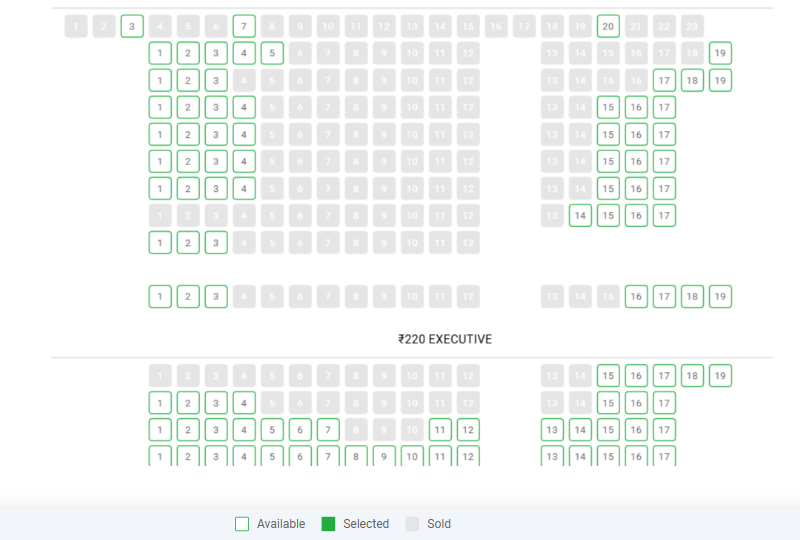
#> input picture Cinepolis_Centre_Square_Kochi_seatmap.png, 800 x 540 px
$ python -i poly.py   (imports and definitions only)
#> lines starting #> are read from the running program, lines starting #| are printed output that depends on the picture; after the words box and inside, x2 and y2 are one past the last pixel; in counts of white or black regions, pixels touching at a corner belong together
import time
from datetime import datetime
from playwright.sync_api import sync_playwright, TimeoutError
import cv2
import numpy as np
import csv
import os

# --- Configuration ---
URLS = [
    "https://in.bookmyshow.com/cinemas/kochi/vanitha-cineplex-rgb-laser-4k-3d-atmos-edappally/buytickets/VMHE/20251005",
    "https://in.bookmyshow.com/cinemas/kochi/four-star-movies-manjapra-angamaly/buytickets/FSMA/20251005",
    "https://in.bookmyshow.com/cinemas/kochi/pvr-forum-mall-kochi/buytickets/PVMF/20251005"
]

CSV_FILE = "bms_seatdata.csv"
INTERVAL_HOURS = 2.5  # Run every 2.5 hours
SCREENSHOT_DIR = "screenshots"

# --- Initialize folders and CSV ---
# [6 lines not run here, left out]

# --- Green seat detection ---
def analyze_seats(image_path, show_preview=False):
    """Detect green seats in screenshot."""
#> called with show_preview = False
    img = cv2.imread(image_path)
#> img is the input picture: shape (540, 800, 3); mean B, G, R 245.5, 247.4, 244.5
    hsv = cv2.cvtColor(img, cv2.COLOR_BGR2HSV)
#> hsv: shape (540, 800, 3); mean H, S, V 10.1, 3.7, 247.6
    lower_green = np.array([35, 0, 0])
    upper_green = np.array([90, 250, 250])
    mask = cv2.inRange(hsv, lower_green, upper_green)
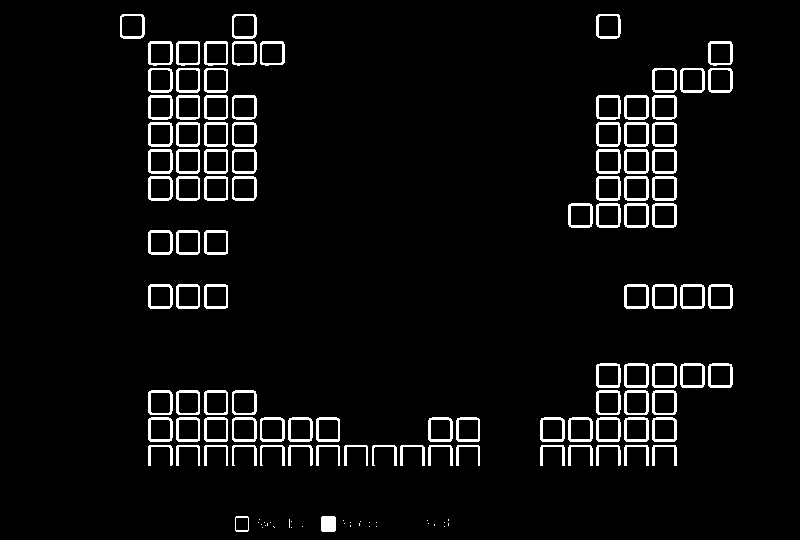
#> mask: shape (540, 800); 5.2% white; 132 white regions (30 under 20 px), largest, box (x1, y1, x2, y2) and area: (652, 149, 677, 174) 248, (624, 122, 649, 147) 247, (624, 149, 649, 174) 247
    kernel = np.ones((3, 3), np.uint8)
    mask = cv2.morphologyEx(mask, cv2.MORPH_OPEN, kernel)
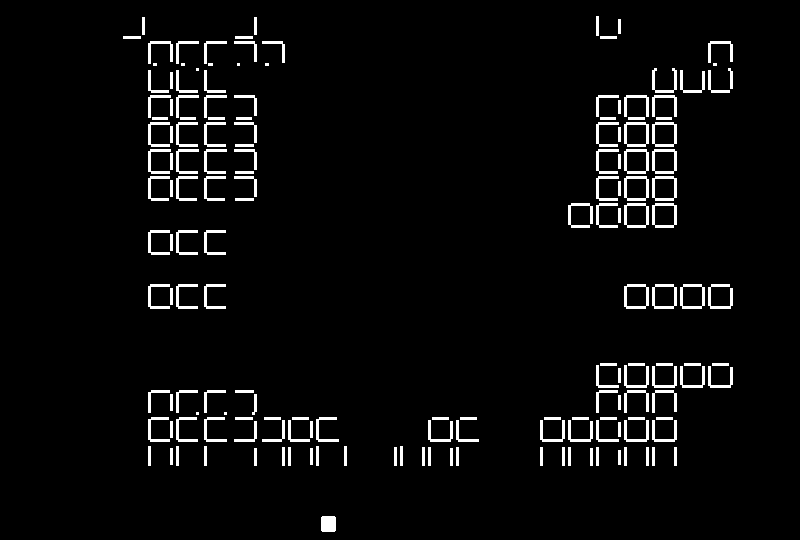
#> mask: shape (540, 800); 4.1% white; 168 white regions (9 under 20 px), largest, box (x1, y1, x2, y2) and area: (652, 149, 677, 174) 238, (624, 122, 649, 147) 236, (624, 149, 649, 174) 236
    mask = cv2.morphologyEx(mask, cv2.MORPH_CLOSE, kernel)
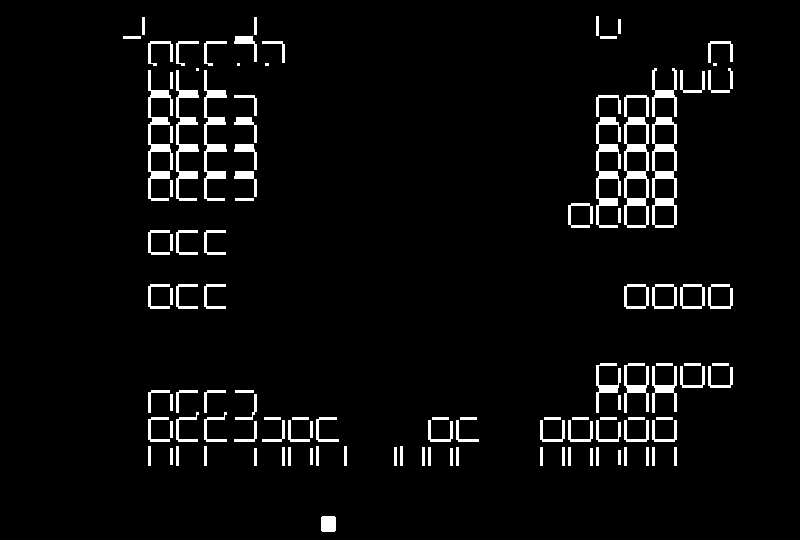
#> mask: shape (540, 800); 4.4% white; 117 white regions (4 under 20 px)
    contours, _ = cv2.findContours(mask, cv2.RETR_EXTERNAL, cv2.CHAIN_APPROX_SIMPLE)
#> contours = 117 contours, 4 with area under 20; largest, box (x1, y1, x2, y2) and area: (624, 117, 649, 228) 2440, (652, 117, 677, 228) 2435, (148, 70, 173, 201) 808, (596, 117, 621, 228) 786, (204, 70, 227, 201) 752
    green_count = len(contours)
#> green_count = 117

    if show_preview:
        vis = img.copy()
        cv2.drawContours(vis, contours, -1, (0, 255, 0), 2)
        cv2.imshow("Detected Green Seats", vis)
        cv2.imshow("Mask", mask)
        cv2.waitKey(1000)
        cv2.destroyAllWindows()

    return 300 - int(green_count + (green_count / 2))

# --- Main scraping function ---
# [105 lines left out: function run_scraper, not called in this run]

# --- Infinite Loop (every 2.5 hours) ---
# [8 lines not run here, left out]

>>> result = analyze_seats('Cinepolis_Centre_Square_Kochi_seatmap.png')
#> result = 125

$ run again, on Four_Star_Movies_Manjapra_Angamaly_showtime_3.png
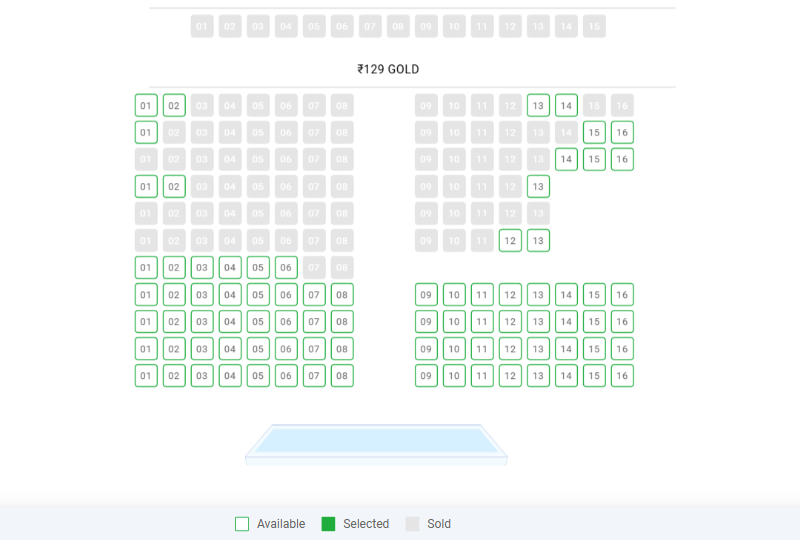
#> input picture Four_Star_Movies_Manjapra_Angamaly_showtime_3.png, 800 x 540 px
#> in analyze_seats, img is the input picture: shape (540, 800, 3); mean B, G, R 247.6, 249, 246
#> hsv: shape (540, 800, 3); mean H, S, V 12, 4.1, 249.5
#> in analyze_seats, `mask = cv2.inRange(hsv, lower_green, upper_green)`:
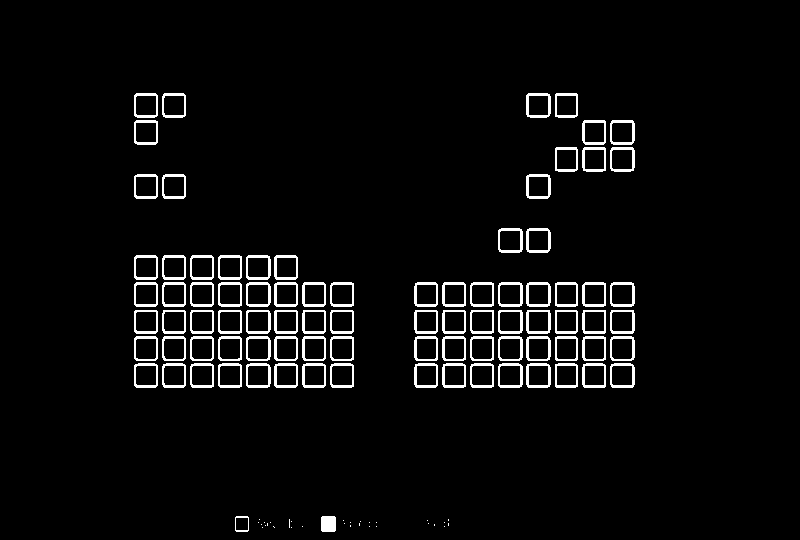
#> mask: shape (540, 800); 4.2% white; 117 white regions (30 under 20 px), largest, box (x1, y1, x2, y2) and area: (526, 93, 551, 118) 242, (526, 174, 551, 199) 242, (526, 282, 551, 307) 241
#> in analyze_seats, `mask = cv2.morphologyEx(mask, cv2.MORPH_CLOSE, kernel)`:
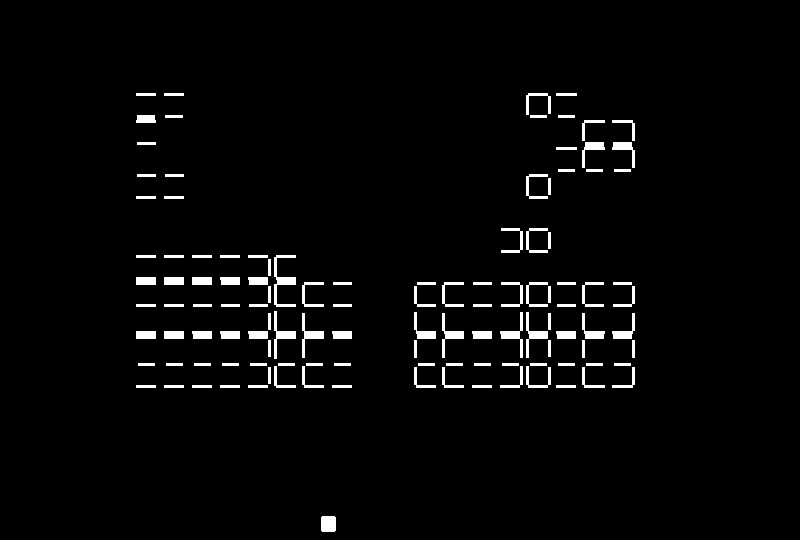
#> mask: shape (540, 800); 2.8% white; 117 white regions
#> contours = 117 contours; largest, box (x1, y1, x2, y2) and area: (274, 255, 296, 307) 286, (274, 311, 296, 359) 211, (321, 516, 336, 532) 208, (302, 313, 324, 358) 205, (526, 312, 548, 358) 202
#> green_count = 117
#> result = 125
